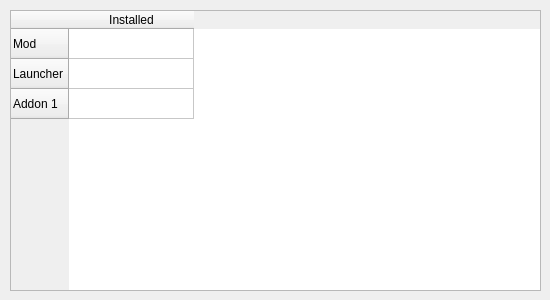
<?xml version="1.0" encoding="UTF-8"?>
<ui version="4.0">
 <class>updateManager</class>
 <widget class="QWidget" name="updateManager">
  <property name="geometry">
   <rect>
    <x>0</x>
    <y>0</y>
    <width>550</width>
    <height>300</height>
   </rect>
  </property>
  <property name="windowTitle">
   <string notr="true">Form</string>
  </property>
  <widget class="QTableWidget" name="tableWidget">
   <property name="geometry">
    <rect>
     <x>10</x>
     <y>10</y>
     <width>531</width>
     <height>281</height>
    </rect>
   </property>
   <attribute name="horizontalHeaderDefaultSectionSize">
    <number>125</number>
   </attribute>
   <attribute name="horizontalHeaderMinimumSectionSize">
    <number>100</number>
   </attribute>
   <row>
    <property name="text">
     <string notr="true">Mod</string>
    </property>
   </row>
   <row>
    <property name="text">
     <string notr="true">Launcher</string>
    </property>
   </row>
   <row>
    <property name="text">
     <string notr="true">Addon 1</string>
    </property>
   </row>
   <column>
    <property name="text">
     <string notr="true">Installed</string>
    </property>
   </column>
   <item row="0" column="0">
    <property name="text">
     <string/>
    </property>
   </item>
  </widget>
  <widget class="QPushButton" name="pushButton">
   <property name="geometry">
    <rect>
     <x>314</x>
     <y>410</y>
     <width>171</width>
     <height>23</height>
    </rect>
   </property>
   <property name="text">
    <string>Update selected components</string>
   </property>
  </widget>
  <widget class="QPushButton" name="pushButton_2">
   <property name="geometry">
    <rect>
     <x>530</x>
     <y>410</y>
     <width>75</width>
     <height>23</height>
    </rect>
   </property>
   <property name="text">
    <string>Cancel</string>
   </property>
  </widget>
 </widget>
 <resources/>
 <connections/>
</ui>
